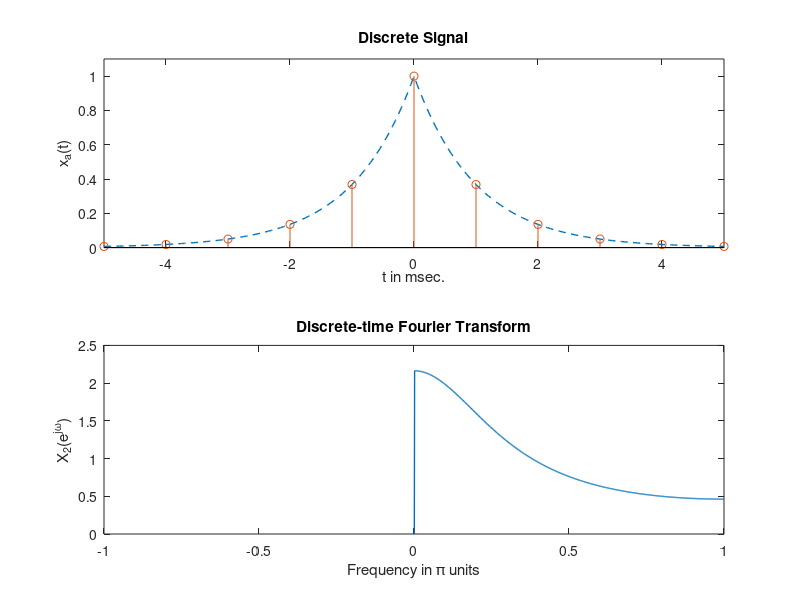

MATLAB code to generate this figure:
% Example 1
clear all; clc;
subplot(1,1,1)
b = 1; a = [1,-0.8];
n = [0:100]; x = cos(0.05*pi*n);
y = filter(b,a,x);

subplot(2,1,1); Hs = stem(n,x); axis([-1,101,-5,5]);
ylabel('x(n)'); title('Input Response');
set(gca,'ytick',[-5,-1,0,1,5]);

subplot(2,1,2); Hs = stem(n,y); axis([-1,101,-5,5]);
xlabel('x(n)'); ylabel('y(n)'); title('Output Response');


% Example 2
close all; clear all; clc;
b = [0.0181, 0.0543, 0.0543, 0.0181];
a = [1.0000, -1.7600, 1.1829, -0.2781];
m = 0:length(b)-1; l = 0:length(a)-1;
K = 500; k = 1:1:K;
w = pi*k/K; % [0 pi] axix divided into 501 points.
num = b * exp(-1j*m'*w); % Numerator calculations
den = a * exp(-1j*l'*w); % Denominator calculations
H = num ./ den;
magH = abs(H); angH = angle(H);

subplot(1,1,1);
subplot(2,1,1); plot(w/pi,magH,'linewidth',1); grid; axis([0,1,0,1]);
ylabel('Magnitue |H|');
title('Magnitude Response'); 

subplot(2,1,2); plot(w/pi,angH/pi,'linewidth',1); grid; 
xlabel('frequency in \pi units'); ylabel('Phase in pi Radians');
title('Phase Response'); 


% Example 4
clear all; clc;
% Analog Signal
Dt = 0.00005;
t = -0.005:Dt:0.005;
xa = exp(-1000*abs(t));
% Discrete-time Signal
Ts = 0.001; n = -25:1:25;
x = exp(-1000*abs(n*Ts));
% Discrete-time Fourier transform
K = 500; k = 0:1:K;
w = pi*k/K;
X = x * exp(-1j*n'*w);
X = real(X);
w = [-fliplr(w), w(2:K+1)];
X = [-fliplr(X), X(2:K+1)];

subplot(1,1,1)
subplot(2,1,1); plot(t*1000,xa,'linewidth',1,'LineStyle','--'); 
xlabel('t in msec.','VerticalAlignment','middle'); ylabel('x_a(t)')
title('Discrete Signal'); hold on; axis([-5,5,0,1.1]);

Hs = stem(n*Ts*1000,x); hold off
subplot(2,1,2); plot(w/pi,X,'linewidth',1); 
xlabel('Frequency in \pi units'); ylabel('X_2(e^{j\omega})')
title('Discrete-time Fourier Transform','VerticalAlignment','baseline'); hold on; 
axis([-1,1,0,2.5]);


